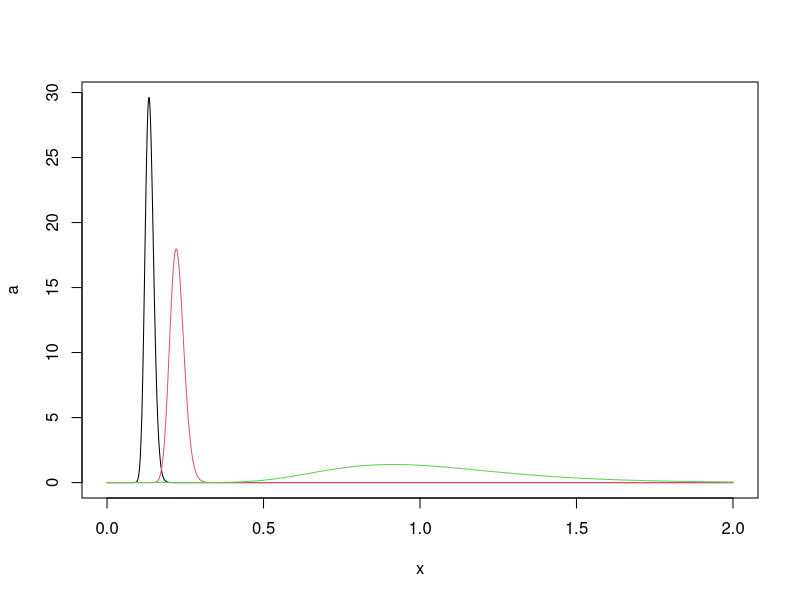
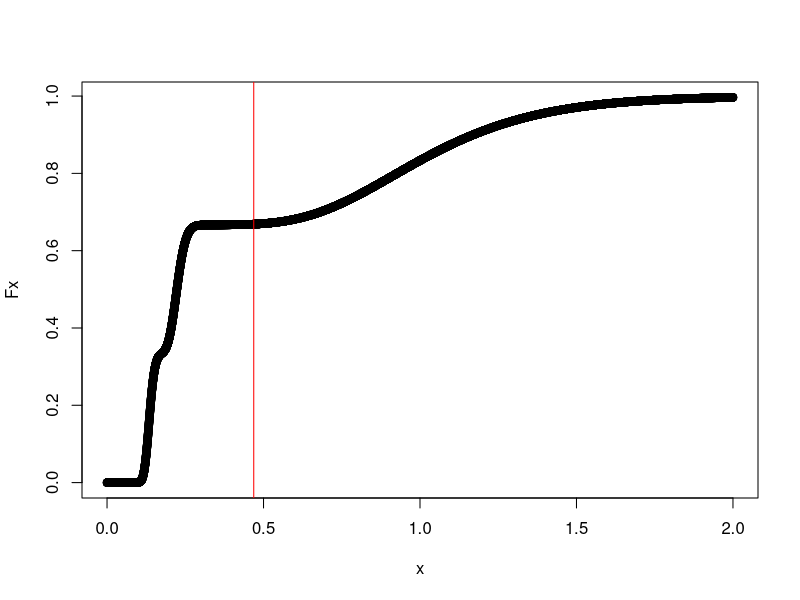
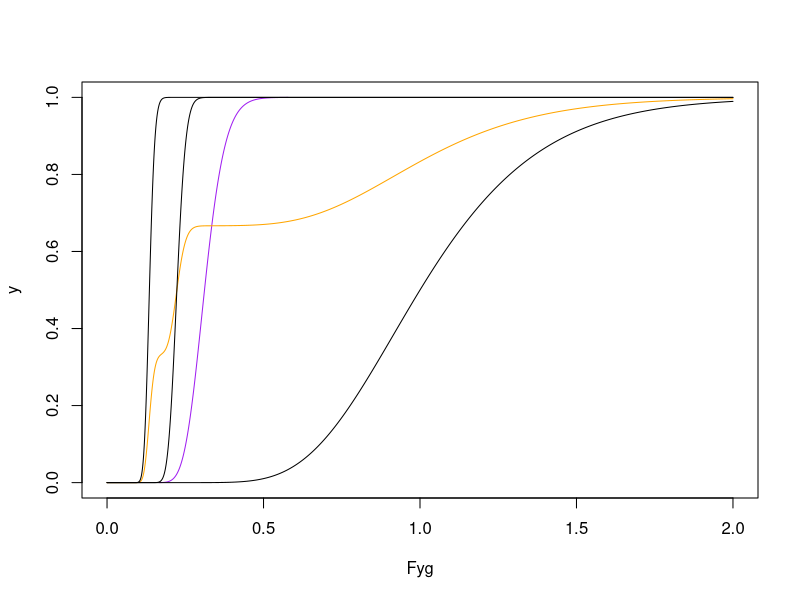
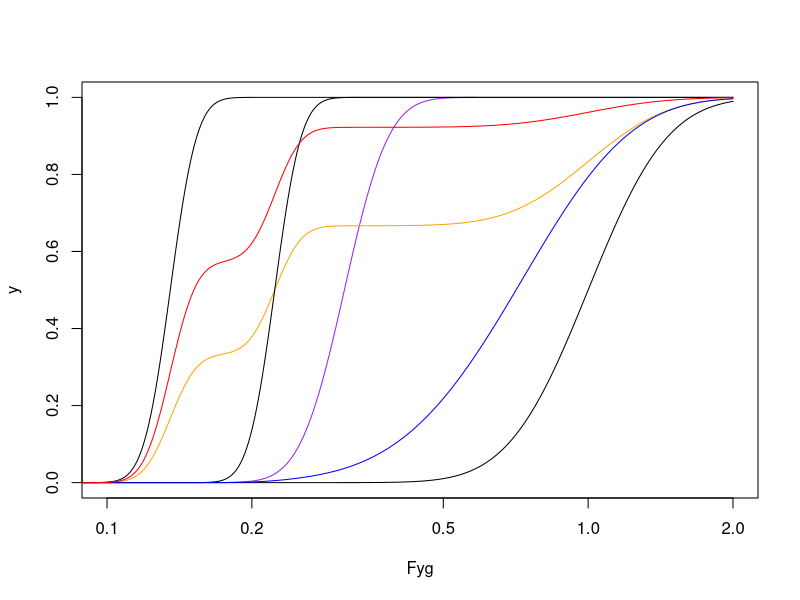

These charts were generated, in order, by the following R code:
m1 <- -2
m2 <- -1.5
m3 <- 0
s3 <- 0.3

x <- seq(0, 2, by=0.0001)
a <- dlnorm(x, m1, 0.1)
b <- dlnorm(x, m2, 0.1)
d <- dlnorm(x, m3, s3)

plot(x, a, type="l", col=1)
points(x, b, type="l", col=2)
points(x, d, type="l", col=3)

Fx <- 1/3*plnorm(x, m1, 0.1)+1/3*plnorm(x, m2, 0.1)+1/3*plnorm(x, m3, s3)
plot(x, Fx)
m <- 1/3*exp(m1+0.1*0.1/2)+1/3*exp(m2+0.1*0.1/2)+1/3*exp(m3+s3*s3/2)
m
abline(v=m, col="red")

N <- 10000
mean(c(rlnorm(N, m1, 0.1), rlnorm(N, m2, 0.1), rlnorm(N, m3, s3)))

sum(x[1:(length(x)-1)]*diff(Fx))

#######

geom <- log(c(rlnorm(N, m1, 0.1), rlnorm(N, m2, 0.1), rlnorm(N, m3, s3)))
exp(mean(geom))

mg <- exp(1/3*(m1+0.1*0.1/2)+1/3*(m2+0.1*0.1/2)+1/3*(m3+s3*s3/2))
mg

y <- seq(0.0001, .9999, length=10000)
Y <- matrix(c(qlnorm(y,m1,0.1), qlnorm(y,m2,0.1), qlnorm(y,m3,s3)), nrow=length(y), ncol=3)
Fyg <- exp(apply(Y, 1, function(x) mean(log(x))))

sum(Fyg[1:(length(y)-1)]*diff(y))

plot(Fyg, y, col="purple", xlim=c(0,2), type="l")
points(x, Fx, col="orange", type="l")
points(x, plnorm(x,m1, 0.1), type="l")
points(x, plnorm(x,m2, 0.1), type="l")
points(x, plnorm(x,m3, s3), type="l")

plot(Fyg, y, col="purple", xlim=c(0.1,2), type="l", log="x")
points(x, Fx, col="orange", type="l")
points(x, plnorm(x, m1, 0.1), type="l")
points(x, plnorm(x, m2, 0.1), type="l")
points(x, plnorm(x, m3, s3), type="l")

Fx2 <- exp(log(plnorm(x, m1, 0.1))/3+log(plnorm(x, m2, 0.1))/3+log(plnorm(x, m3, s3))/3)
points(x, Fx2, type="l", col="blue")

temp <- 1/exp(m1)+1/exp(m2)+1/exp(m3)
Fx3 <- 1/exp(m1)/temp*plnorm(x, m1, 0.1)+1/exp(m2)/temp*plnorm(x, m2, 0.1)+1/exp(m3)/temp*plnorm(x, m3, s3)
points(x, Fx3, type="l", col="red")

sum(x[1:(length(x)-1)]*diff(Fx3))
